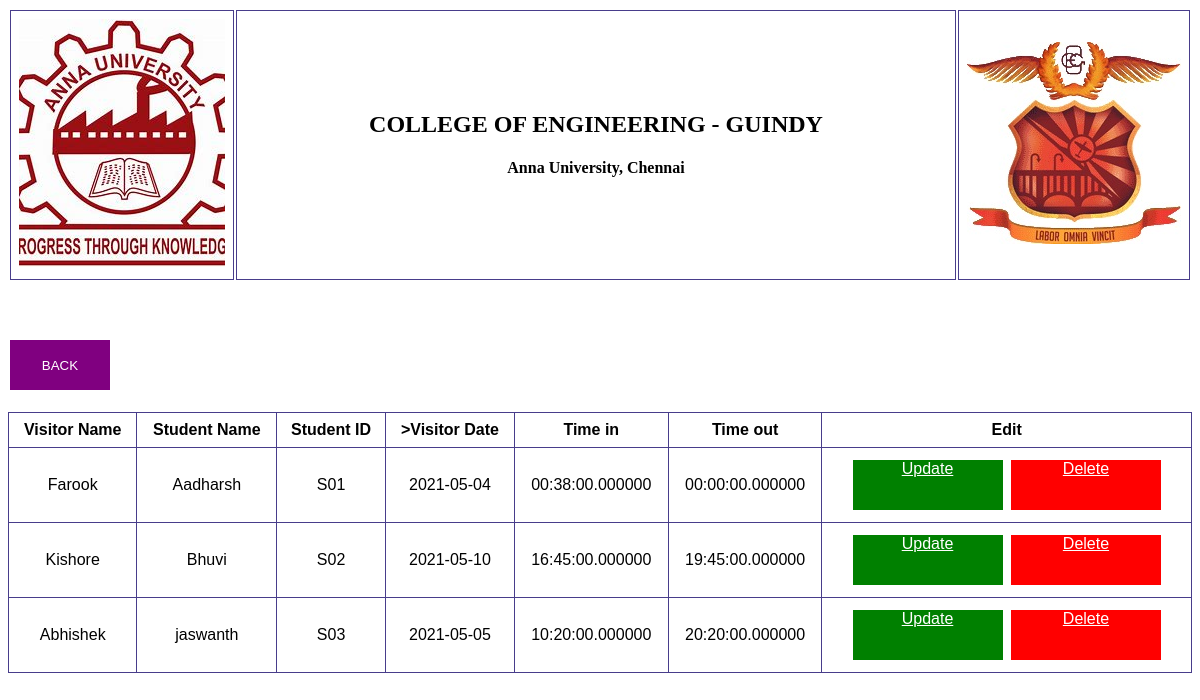
The app's page /visitor_disp.php with its own data.
### tables this page shows
CREATE TABLE `visitor` (
  `v_name` varchar(55) NOT NULL,
  `s_name` varchar(55) NOT NULL,
  `sid` varchar(20) NOT NULL,
  `v_date` date NOT NULL,
  `time_in` time(6) NOT NULL,
  `time_out` time(6) NOT NULL
);

### visitor_disp.php (the view, shortened to what this page needs)
<!DOCTYPE html>
<html>
    <head>
        <link rel="stylesheet" href="styles.css">
    </head>
<body>
    <table style="width: 100%;text-align: center;">
        <tr>
            <td class="logo" ><img src="download.jfif"></td>
            <td ><h2>COLLEGE OF ENGINEERING - GUINDY</h2><h4>Anna University, Chennai</h4></td>
                <td class="logo" ><img src="CEGlogo.jpg"></td>
        </tr>
    </table><br>
    <br><br>
    <button class="back" onclick="document.location.href='admin.html'";>
        BACK
    </button>
    <br><br>
    <table class="table1">
            <tr>
                <th>Visitor Name</th>
                <th>Student Name</th>
                <th>Student ID</th>
                <th>>Visitor Date</th>
                <th>Time in</th>
                <th>Time out</th>
                <th>Edit</th>
            </tr>
    <?php
        $database = mysqli_connect('localhost','root','','hosteli');
        if($database){
            $query = "SELECT * FROM visitor";
            $results = mysqli_query($database,$query);
            while($row = mysqli_fetch_array($results)){
    ?>
        <tr>
            <td><label><?php echo $row['v_name']; ?></label></td>
            <td><label><?php echo $row['s_name']; ?></label></td>
            <td><label><?php echo $row['sid']; ?></label></td>
            <td><label><?php echo $row['v_date']; ?></label></td>
            <td><label><?php echo $row['time_in']; ?></label></td>
            <td><label><?php echo $row['time_out']; ?></label></td>
            <td>
                <a class="update" href="update_visitor.php?vis_name=<?php echo $row["v_name"]; ?>">Update</a>
                <a class="delete" href="delete_visitor.php?vis_name=<?php echo $row["v_name"]; ?>">Delete</a>
            </td>
        </tr>
<?php
        }
    }
    else{
        echo "Not Connected";
    }
?>
</table>
</body>
</html>

### styles.css (style rules this page uses)
td, th { border: 1px solid darkslateblue; text-align: center; padding: 8px; }
.logo { width: 5%; }
.back { background-color: purple; padding: auto; border: none; color: white; text-align:center; width: 100px; height:50px; display: inline-block; margin: 4px 2px; cursor : pointer; }
.table1 { font-family: arial, sans-serif; border-collapse: collapse; width: 100%; }

### visitor_disp.php (style rules this page uses)
.update { background-color: green; padding: auto; border: none; color: white; text-align:center; width: 150px; height: 50px;; display: inline-block; margin: 4px 2px; cursor : pointer; }
.delete { background-color: red; padding: auto; border: none; color: white; text-align:center; width: 150px; height: 50px;; display: inline-block; margin: 4px 2px; cursor : pointer; }

### records on screen
visitor: v_name "Farook", s_name "Aadharsh", sid "S01", v_date "2021-05-04", time_in "00:38:00.000000", time_out "00:00:00.000000"
visitor: v_name "Kishore", s_name "Bhuvi", sid "S02", v_date "2021-05-10", time_in "16:45:00.000000", time_out "19:45:00.000000"
visitor: v_name "Abhishek", s_name "jaswanth", sid "S03", v_date "2021-05-05", time_in "10:20:00.000000", time_out "20:20:00.000000"
